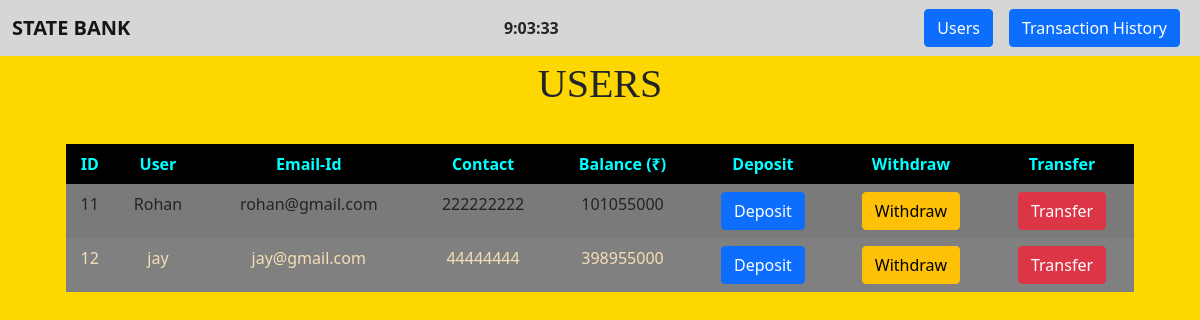
/users/, run on the app's committed database.
### bank/models.py (models this page shows, shortened)
class User(models.Model):
    username = models.CharField(max_length=30)
    email_id = models.EmailField()
    contact = models.IntegerField()
    balance = models.IntegerField("Balance (₹)")

### bank/views.py (the view)
# urls.py: path("users/", views.UsersPage, name="Users"),
def UsersPage(request):
    data = User.objects.all()
    return render(request, 'users.html', {"data" : data})

### templates/users.html (shortened to what this page needs)
{% extends 'base.html' %}
{% block body %}
<div class="container-fluid text-Dark py-1 text-center">
    <h1>USERS</h1>
</div>
<div class="container row text-center py-4" style="margin: auto;">
    <div class="col-md-12">
        <table class="table table-striped table-hover table-borderless">
            <thead class="table">
                <th>ID</th>
                <th>User</th>
                <th>Email-Id</th>
                <th>Contact</th>
                <th>Balance (₹)</th>
                <th>Deposit</th>
                <th>Withdraw</th>
                <th>Transfer</th>
            </thead>
            <tbody>
                {% for i in data %}
                    <tr>
                        <td>{{i.id}}</td>
                        <td>{{i.username}}</td>
                        <td>{{i.email_id}}</td>
                        <td>{{i.contact}}</td>
                        <td>{{i.balance}}</td>
                        <td><a href="{% url 'Deposit' i.id %}" class="btn btn-primary">Deposit</a></td>
                        <td><a href="{% url 'Withdraw' i.id %}" class="btn btn-warning">Withdraw</a></td>
                        <td><a href="{% url 'Transfer' i.id %}" class="btn btn-danger">Transfer</a></td>
                    </tr>
                {% endfor %}
            </tbody>
        </table>
    </div>
</div>
{% endblock body %}

### templates/users.html (style rules this page uses)
h1 { font-family: Georgia, 'Times New Roman', Times, serif; }
body { background: gold; }
thead { background: rgb(0, 0, 0); }
th { color: aqua }
tbody { background: gray; }
td { color:wheat; }

### data on the page
User: id "11", username "Rohan", email_id "rohan@gmail.com", contact "222222222", balance "101055000"
User: id "12", username "jay", email_id "jay@gmail.com", contact "44444444", balance "398955000"
